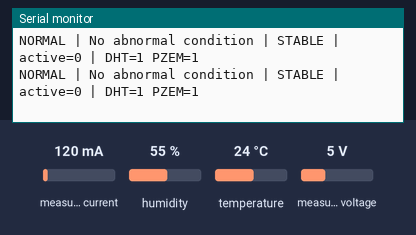
Bench run of a sketch on a simulated ESP32. On the bench: the last lines printed to the serial monitor. The inputs (shaded band) are chosen by the test bench; at power-on: humidity 55 %, temperature 24 °C, measured current 120 mA, measured voltage 5 V. WiFi joins after 1.5 s; servers stay silent unless stated.

Above: at 4.8 s.
4.9 s: humidity set to 73 %
At 6.3 s:
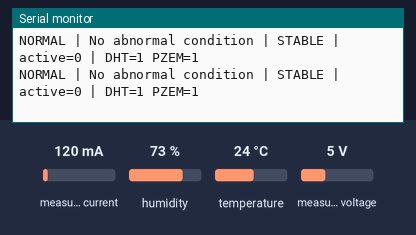
6.4 s: humidity set to 76 %
At 11.7 s:
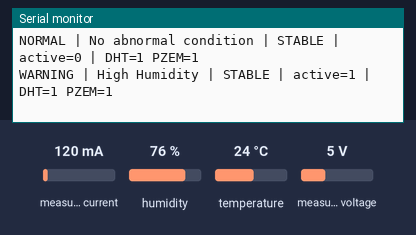
13.5 s: temperature set to 33 °C
At 14.6 s:
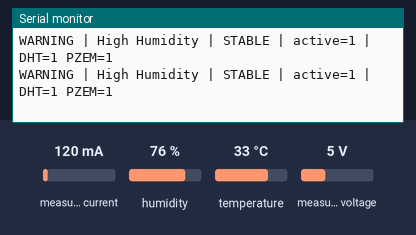
15.0 s: temperature set to 36 °C
At 18.9 s:
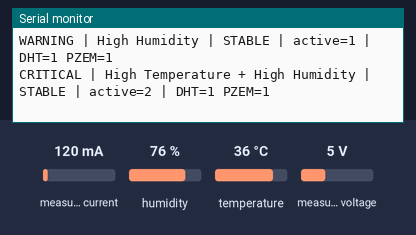

The sketch:

firmware.ino
```cpp
// Primary Arduino sketch file for the firmware/ sketch folder.
//
// Arduino requires the primary .ino filename to match the sketch folder name.
// The implementation remains in mobile_substation_monitoring.ino so the project
// keeps its descriptive source filename while remaining compatible with
// Arduino IDE and Arduino CLI builds.
```

mobile_substation_monitoring.ino
```cpp
#include "secrets.h"
#include <WiFi.h>
#include <BlynkSimpleEsp32.h>
#include <DHT.h>
#include <PZEM004Tv30.h>
#include "monitoring_logic.h"

#define DHTPIN 2
#define DHTTYPE DHT11
// Latest wiring: ESP32 RX <- PZEM TX; ESP32 TX -> PZEM RX.
#define PZEM_RX_PIN 13
#define PZEM_TX_PIN 12
DHT dht(DHTPIN, DHTTYPE);
PZEM004Tv30 pzem(Serial2, PZEM_RX_PIN, PZEM_TX_PIN);
BlynkTimer timer;
monitoring::Monitor monitor;
monitoring::Events events;
monitoring::Sample latestSample = {};
monitoring::Result latestResult;
bool haveSample = false;
bool refreshProperties = true;
bool displayedDht = false, displayedPzem = false;
int displayedLevel = -1;
unsigned long lastConnectAttempt = 0;

bool wasConnected = false;

void publishStatus() {
  if (!Blynk.connected() || !haveSample) return;
  if (latestResult.dhtHealthy) {
    Blynk.virtualWrite(V0, latestSample.temperature);
    Blynk.virtualWrite(V1, static_cast<int>(latestSample.humidity));
  }
  if (latestResult.pzemHealthy) {
    Blynk.virtualWrite(V2, latestSample.voltage);
    Blynk.virtualWrite(V3, latestSample.current);
  }
  Blynk.virtualWrite(V4, monitoring::levelName(latestResult.level));
  Blynk.virtualWrite(V5, latestResult.cause.c_str());
  Blynk.virtualWrite(V6, latestResult.action.c_str());
  // V7/V8 are brightness (0..1), NOT boolean health values. Color shows health.
  Blynk.virtualWrite(V7, 1);
  Blynk.virtualWrite(V8, 1);
  Blynk.virtualWrite(V9, latestResult.trend.c_str());
  Blynk.virtualWrite(V10, static_cast<int>(latestResult.level));
  Blynk.virtualWrite(V11, latestResult.activeAnomalies);
  if (refreshProperties || displayedDht != latestResult.dhtHealthy)
    Blynk.setProperty(V7, "color", latestResult.dhtHealthy ? "#23C48E" : "#D3435C");
  if (refreshProperties || displayedPzem != latestResult.pzemHealthy)
    Blynk.setProperty(V8, "color", latestResult.pzemHealthy ? "#23C48E" : "#D3435C");
  if (refreshProperties || displayedLevel != latestResult.level)
    Blynk.setProperty(V4, "color", monitoring::levelColor(latestResult.level));
  displayedDht = latestResult.dhtHealthy;
  displayedPzem = latestResult.pzemHealthy;
  displayedLevel = latestResult.level;
  refreshProperties = false;

  const uint32_t now = millis();
  if (events.due(latestResult.level, now, Blynk.connected())) {
    std::string description = latestResult.level == monitoring::NORMAL
      ? "System condition returned to NORMAL after three consecutive normal readings"
      : latestResult.cause;
    description = description.substr(0, 300);
    Blynk.logEvent(monitoring::Events::code(latestResult.level), description.c_str());
    events.markSent(latestResult.level, now);
  }
}

void sendSensorData() {
  latestSample.temperature = dht.readTemperature();
  latestSample.humidity = dht.readHumidity();
  latestSample.voltage = pzem.voltage();
  latestSample.current = pzem.current();
  latestSample.dhtValid = std::isfinite(latestSample.temperature) && std::isfinite(latestSample.humidity);
  latestSample.pzemValid = std::isfinite(latestSample.voltage) && std::isfinite(latestSample.current);
  latestResult = monitor.update(latestSample);
  haveSample = true;
  Serial.printf("%s | %s | %s | active=%u | DHT=%d PZEM=%d\n",
    monitoring::levelName(latestResult.level), latestResult.cause.c_str(),
    latestResult.trend.c_str(), latestResult.activeAnomalies,
    latestResult.dhtHealthy, latestResult.pzemHealthy);
  publishStatus();
}

void setup() {
  Serial.begin(115200);
  dht.begin();
  WiFi.mode(WIFI_STA);
  WiFi.setAutoReconnect(true);
  WiFi.begin(WIFI_SSID, WIFI_PASSWORD);
  Blynk.config(BLYNK_AUTH_TOKEN);
  // Monitoring starts even when Wi-Fi/Blynk is unavailable.
  timer.setInterval(2000L, sendSensorData);
  Serial.println("MOBIGUARD-MS: ESP32 owns Blynk V0-V11 decisions and events");
}

void loop() {
  const bool connected = Blynk.connected();
  // Restore colors after reconnect without syncing old cloud decisions back.
  if (connected && !wasConnected) refreshProperties = true;
  wasConnected = connected;
  timer.run();
  if (Blynk.connected()) Blynk.run();
  else if (millis() - lastConnectAttempt >= 10000UL) {
    lastConnectAttempt = millis();
    if (WiFi.status() == WL_CONNECTED) Blynk.connect(250);
    else WiFi.reconnect();
  }
}
```

monitoring_logic.h
```cpp
#pragma once
#include <cmath>
#include <cstdint>
#include <string>

namespace monitoring {
enum Level { NORMAL = 0, WARNING = 1, CRITICAL = 2, SYSTEM_FAULT = 3 };
inline const char* levelName(Level level) {
  const char* names[] = {"NORMAL", "WARNING", "CRITICAL", "SYSTEM FAULT"};
  return names[level];
}
inline const char* levelColor(Level level) {
  const char* colors[] = {"#23C48E", "#FFC107", "#D3435C", "#6C757D"};
  return colors[level];
}
struct Sample {
  float temperature, humidity, voltage, current;
  bool dhtValid, pzemValid;
};
struct Result {
  Level level = NORMAL;
  std::string cause = "No abnormal condition";
  std::string action = "No inspection required";
  std::string trend = "STABLE";
  unsigned activeAnomalies = 0;
  unsigned recoveryCount = 0;
  bool dhtHealthy = false, pzemHealthy = false;
};
inline void append(std::string& text, const std::string& item) {
  if (!text.empty()) text += " + ";
  text += item;
}

// Four consecutive valid readings, including the newest reading.
class History {
  float values[4] = {};
  unsigned count = 0;
public:
  void add(float value, bool valid) {
    if (!valid || !std::isfinite(value)) { count = 0; return; }
    if (count < 4) values[count++] = value;
    else {
      for (unsigned i = 0; i < 3; ++i) values[i] = values[i + 1];
      values[3] = value;
    }
  }
  // Tiny float-rounding tolerance preserves decimal delta boundaries (e.g. 1.3-1.0).
  bool rising(float delta) const {
    return count == 4 && values[0] < values[1] && values[1] < values[2]
      && values[2] < values[3] && values[3] - values[0] + 0.00001f >= delta;
  }
  bool falling(float delta) const {
    return count == 4 && values[0] > values[1] && values[1] > values[2]
      && values[2] > values[3] && values[0] - values[3] + 0.00001f >= delta;
  }
};

class Monitor {
  History history[4];
  Level heldLevel = NORMAL;
  unsigned normalCount = 0;
public:
  Result update(const Sample& sample) {
    Result result;
    result.dhtHealthy = sample.dhtValid && std::isfinite(sample.temperature)
      && std::isfinite(sample.humidity);
    result.pzemHealthy = sample.pzemValid && std::isfinite(sample.voltage)
      && std::isfinite(sample.current);
    const float values[] = {sample.temperature, sample.humidity, sample.voltage, sample.current};
    const bool valid[] = {result.dhtHealthy, result.dhtHealthy, result.pzemHealthy, result.pzemHealthy};
    for (unsigned i = 0; i < 4; ++i) history[i].add(values[i], valid[i]);

    // Demonstration thresholds only; validate against baseline/equipment data.
    const bool critical[] = {
      values[0] >= 40, values[1] >= 85,
      values[2] <= 200 || values[2] >= 260, values[3] >= 5
    };
    const bool warning[] = {
      values[0] >= 35, values[1] >= 75,
      values[2] <= 210 || values[2] >= 250, values[3] >= 3
    };
    const bool voltageFalling = history[2].falling(5.0f);
    const bool trends[] = {history[0].rising(1.5f), history[1].rising(5.0f),
      voltageFalling || history[2].rising(5.0f), history[3].rising(0.3f)};
    const char* names[] = {"Temperature", "Humidity", "Voltage", "Current"};
    const char* trendNames[] = {"TEMPERATURE RISING", "HUMIDITY RISING",
      voltageFalling ? "VOLTAGE DECREASING" : "VOLTAGE INCREASING", "CURRENT RISING"};
    const char* actions[] = {"Inspect equipment environment and ventilation",
      "Inspect moisture and environmental condition", "Inspect auxiliary AC supply",
      "Inspect connected electrical load"};
    std::string causes, trendText, actionText;
    bool anyCritical = false;
    for (unsigned i = 0; i < 4; ++i) {
      if (!valid[i]) continue;
      if (trends[i]) append(trendText, trendNames[i]);
      if (!warning[i] && !trends[i]) continue;
      ++result.activeAnomalies; // Count each parameter once, including trend-only anomalies.
      anyCritical = anyCritical || critical[i];
      if (warning[i]) {
        std::string detail = critical[i] ? "Critical " : "High ";
        if (i == 2) detail = critical[i] ? "Critical " : "";
        detail += i == 2 ? (values[2] <= 210 ? "Undervoltage" : "Overvoltage") : names[i];
        append(causes, detail);
      } else append(causes, std::string("Persistent trend: ") + trendNames[i]);
      append(actionText, actions[i]);
    }
    result.level = anyCritical || result.activeAnomalies >= 2 ? CRITICAL
      : result.activeAnomalies ? WARNING : NORMAL;
    if (!result.dhtHealthy) {
      append(causes, "DHT11 Sensor Failure");
      append(actionText, "Inspect DHT sensor and connection");
      result.level = SYSTEM_FAULT;
    }
    if (!result.pzemHealthy) {
      append(causes, "PZEM Communication Failure");
      append(actionText, "Inspect PZEM communication and connection");
      result.level = SYSTEM_FAULT;
    }
    if (!causes.empty()) result.cause = causes;
    if (!actionText.empty()) result.action = actionText;
    if (!trendText.empty()) result.trend = trendText;

    if (result.level != NORMAL) { heldLevel = result.level; normalCount = 0; }
    else if (heldLevel != NORMAL) {
      if (++normalCount >= 3) { heldLevel = NORMAL; normalCount = 0; }
      else {
        result.level = heldLevel;
        result.recoveryCount = normalCount;
        result.cause = "Recovery pending: " + std::to_string(normalCount) + "/3 normal readings";
        result.action = "Continue monitoring until three consecutive normal readings";
      }
    }
    return result;
  }
};

// Coalesce disconnected/cooldown transitions to the latest state. No repeated
// event while severity is unchanged. Device Timeline remains the delivery record.
class Events {
  Level lastLevel = NORMAL;
  uint32_t lastSent[4] = {};
  bool sent[4] = {};
public:
  bool due(Level level, uint32_t now, bool connected) const {
    return connected && level != lastLevel
      && (!sent[level] || uint32_t(now - lastSent[level]) >= 60000UL);
  }
  void markSent(Level level, uint32_t now) {
    lastLevel = level; lastSent[level] = now; sent[level] = true;
  }
  static const char* code(Level level) {
    const char* codes[] = {"condition_recovered", "condition_warning", "critical_condition", "system_fault"};
    return codes[level];
  }
};
} // namespace monitoring
```

secrets.example.h
```cpp
#pragma once

// Copy this file to secrets.h and replace the placeholders locally.
// Do NOT commit secrets.h to GitHub.

#define WIFI_SSID "YOUR_WIFI_NAME"
#define WIFI_PASSWORD "YOUR_WIFI_PASSWORD"
#define BLYNK_AUTH_TOKEN "YOUR_BLYNK_AUTH_TOKEN"
#define BLYNK_TEMPLATE_ID "YOUR_BLYNK_TEMPLATE_ID"
#define BLYNK_TEMPLATE_NAME "Mobile Substation Monitoring"

// Render advisory credentials are server/caller-side only; this firmware
// computes V0-V11 locally and does not require a bridge shared secret.
```

Measured:
- the behaviour switches between 74 and 75 % on humidity (found by bisection; images 1 and 2)
- the behaviour switches between 34 and 35 °C on temperature (found by bisection; images 3 and 4)
- after the input at 6.4 s, the serial monitor: prints a new line after 3.9 s (image 2)
- after the input at 15.0 s, the serial monitor: prints a new line after 3.0 s (image 4)
